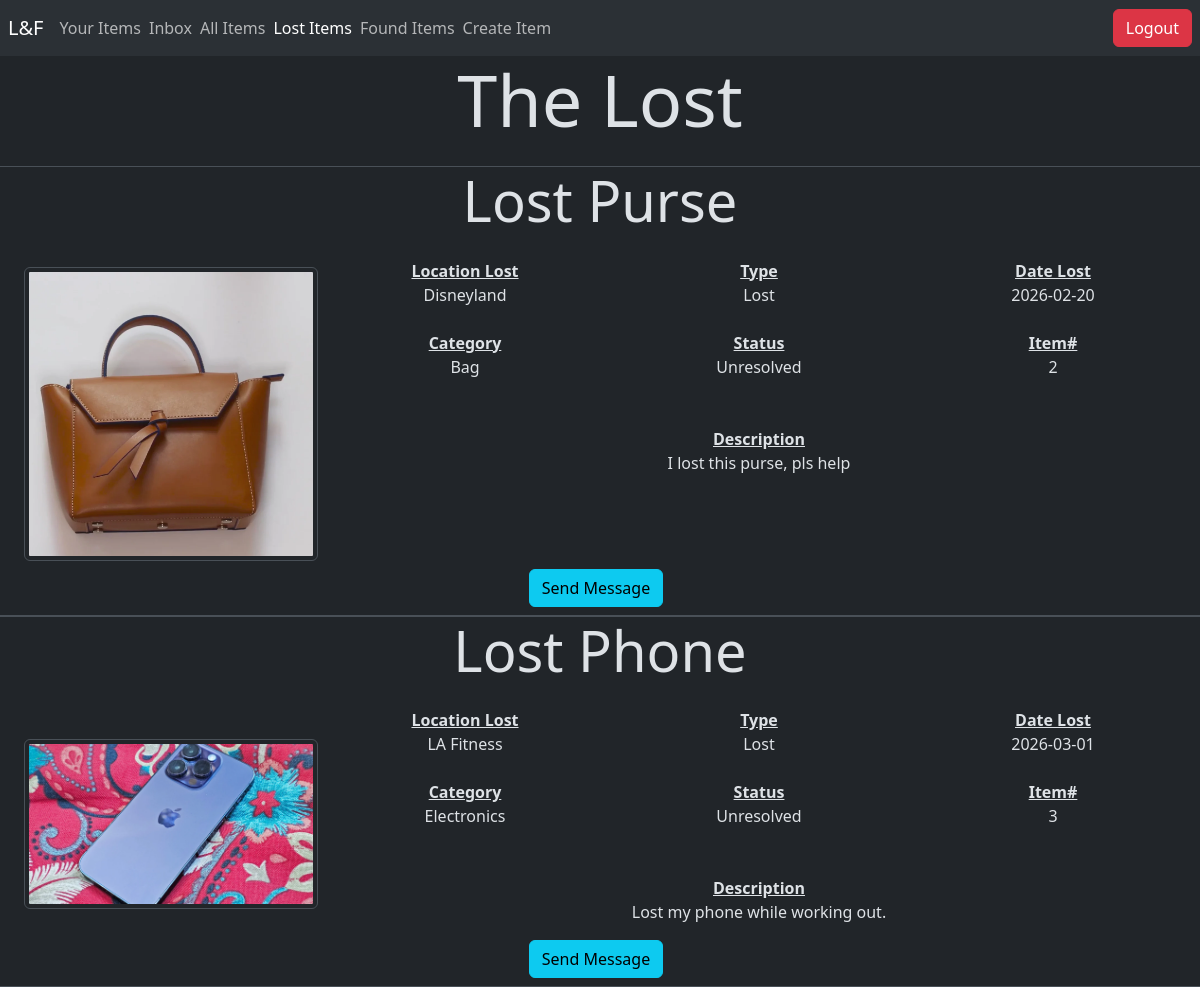
Before: /lost_items.php with the older database file.
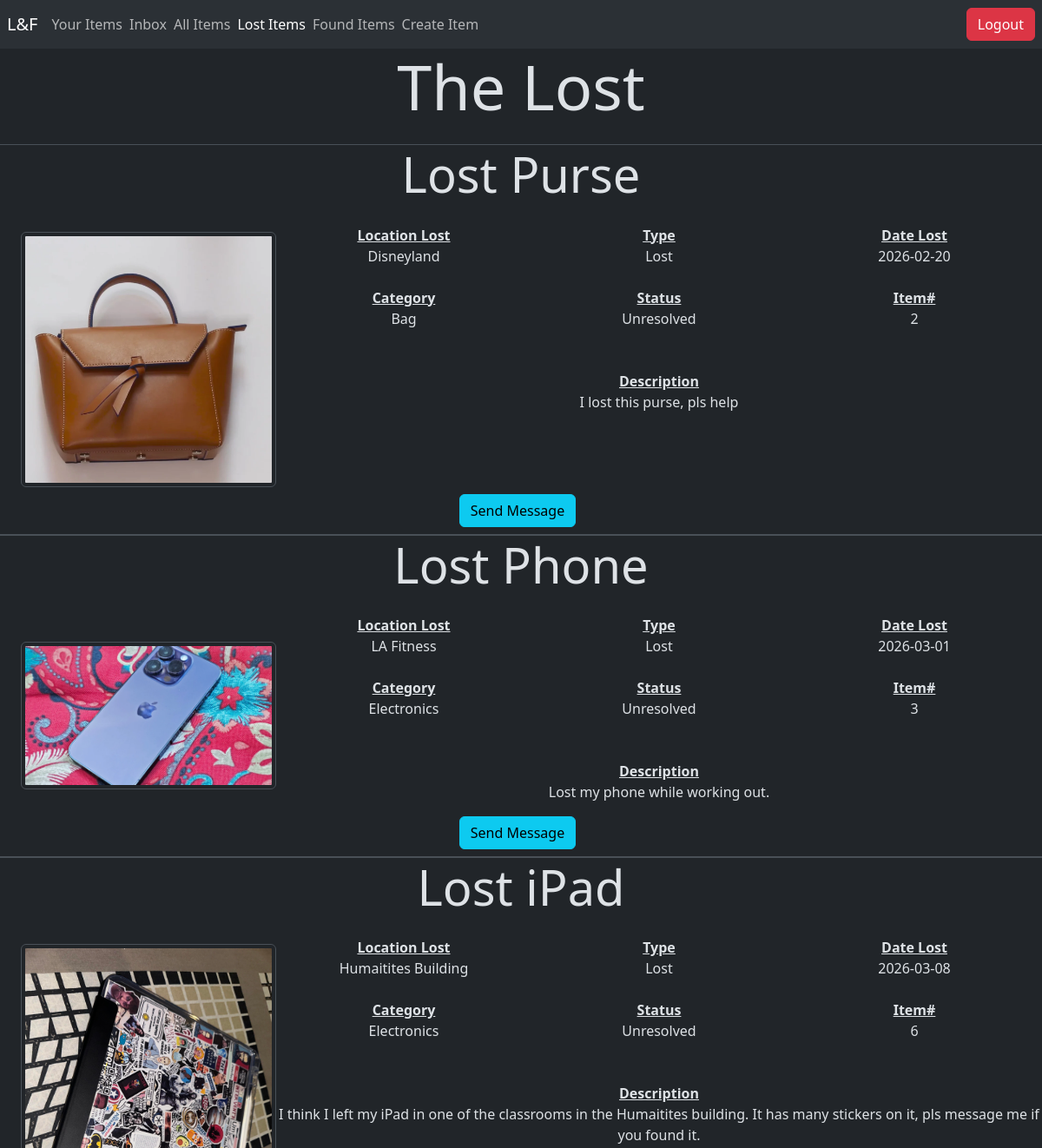
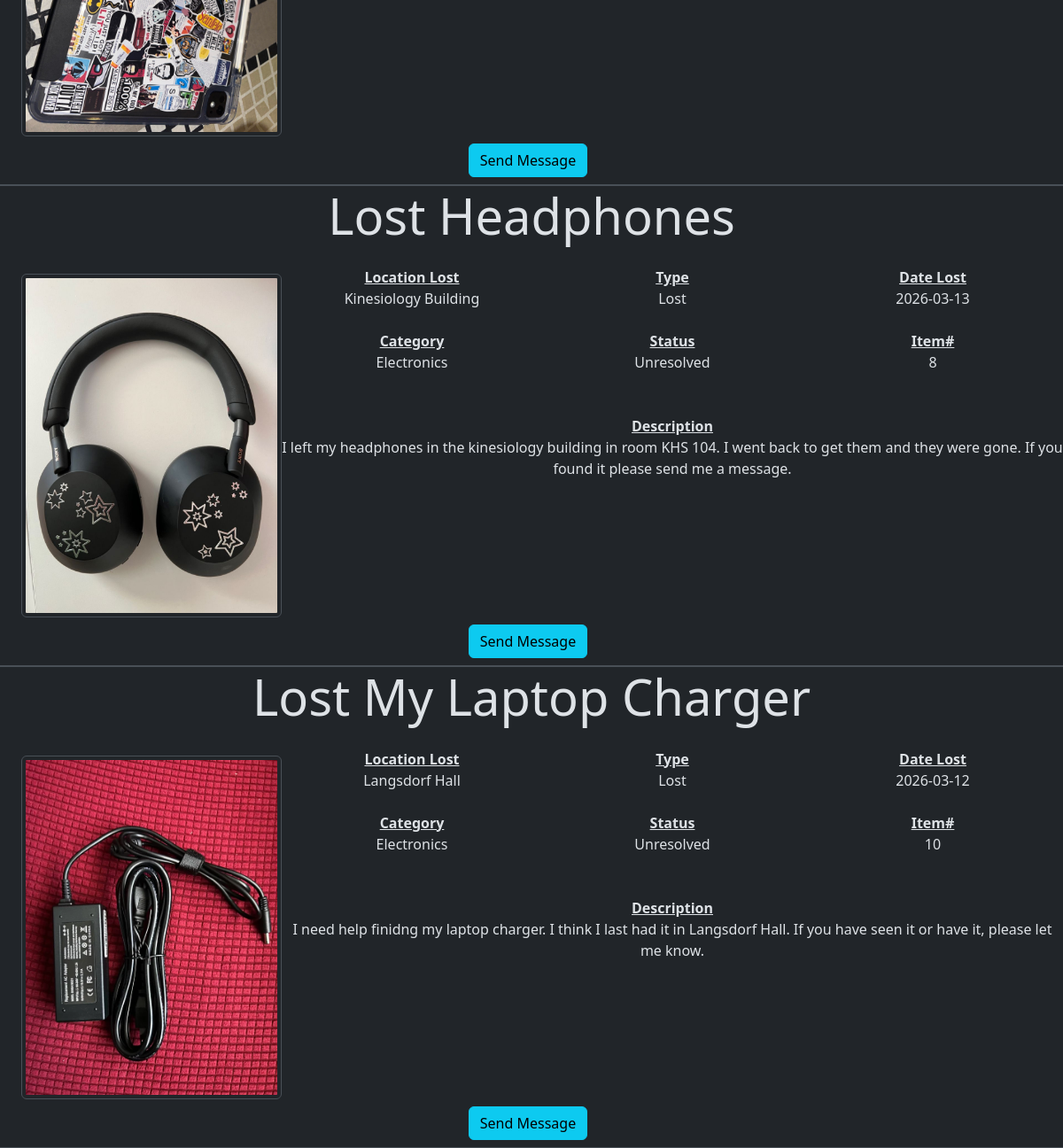
After: the same page with the newer database file (2 pictures, top to bottom).
### tables this page shows
CREATE TABLE ITEM (
    Item_id INT AUTO_INCREMENT,
    Inserted_at TIMESTAMP NOT NULL,
    Location VARCHAR(50) NOT NULL,
    Description VARCHAR(250) NOT NULL,
    Title VARCHAR(50) NOT NULL, 
    Type VARCHAR(20) NOT NULL,
    Category VARCHAR(20) NOT NULL,
    Status VARCHAR(20) NOT NULL,
    Date DATE NOT NULL,
    Img VARCHAR(225) NOT NULL,
    User_id INT NOT NULL,

    PRIMARY KEY (Item_id),
    FOREIGN KEY (User_id) REFERENCES USER (User_id)
);

### lost_items.php (the view, shortened to what this page needs)
<?php
include("connect.php");
$user_id = $_SESSION["User_id"];
$sql = "
select Item.*, User.Email
from Item
join User
on Item.User_id = User.User_id
where Item.Status='Unresolved' and Item.Type='Lost';
";
$items = $conn->query($sql);
?>
<!doctype html>
<html lang="en" class="h-100" data-bs-theme="dark">
    <head>
        <link href="https://cdn.jsdelivr.net/npm/bootstrap@5.3.8/dist/css/bootstrap.min.css" rel="stylesheet">
    </head>
    <nav class="navbar bg-body-tertiary">
            <a class="navbar-brand ms-2" href="#">L&F</a>
                <ul class="navbar-nav me-auto flex-row d-flex">
                    <li class="nav-item me-2">
                        <a class="nav-link" href="user_items.php">Your Items</a>
                    </li>
                    <li class="nav-item me-2">
                        <a class="nav-link" href="view_conversations.php">Inbox</a>
                    </li>
                    <li class="nav-item me-2">
                        <a class="nav-link" href="view_items.php">All Items</a>
                    </li>
                    <li class="nav-item me-2">
                        <a class="nav-link active" href="#">Lost Items</a>
                    </li>
                    <li class="nav-item me-2">
                        <a class="nav-link" href="found_items.php">Found Items</a>
                    </li>
                    <li class="nav-item me-2">
                        <a class="nav-link" href="item_submission.php">Create Item</a>
                    </li>
                </ul>
            <a href="logout.php">
                <button class="btn btn-danger me-2" type="button">Logout</button>
            </a>
    </nav>
    <body>
        <h1 class="display-2 text-center mb-4">The Lost</h1>
        <?php while($row = $items->fetch_assoc()) {
            ?>
            <div class="border-bottom border-top">
                <h1 class="display-4 text-center mb-4"><?php echo $row['Title']; ?></h1>
                <div class="d-flex justify-content-evenly text-center text-break">
                    <div class="w-25 d-flex align-items-center flex-column justify-content-center ms-4">
                        <img src="<?php echo $row['Img']; ?>" class="img-thumbnail mb-2 mt-2 rounded">
                    </div>
                    <div class="w-75 d-flex flex-column">
                        <div class="d-flex justify-content-evenly w-100">
                            <div class="w-100">
                                <b class="text-decoration-underline">Location Lost</b><br>
                                <p><?php echo $row['Location']; ?></p>
                            </div>
                            <div class="w-100">
                                <b class="text-decoration-underline">Type</b><br>
                                <p><?php echo $row['Type']; ?></p>
                            </div>
                            <div class="w-100">
                                <b class="text-decoration-underline">Date Lost</b><br>
                                <p><?php echo $row['Date']; ?></p>
                            </div>
                        </div>
                        <div class="d-flex justify-content-evenly w-100 mt-2 mb-2">
                            <div class="w-100">
                                <b class="text-decoration-underline">Category</b><br>
                                <p><?php echo $row['Category']; ?></p>
                            </div>
                            <div class="w-100">
                                <b class="text-decoration-underline">Status</b><br>
                                <p><?php echo $row['Status']; ?></p>
                            </div>
                            <div class="w-100">
                                <b class="text-decoration-underline">Item#</b><br>
                                <p><?php echo $row['Item_id']; ?></p>
                            </div>
                        </div>
                        <div class="w-100 mt-4">
                            <b class="text-decoration-underline">Description</b><br>
                            <p><?php echo $row['Description']; ?></p>
                        </div>
                    </div>
                </div>
                <div class="d-flex text-center">
                    <div class="w-100">
                        <?php
                        if($row['User_id']!=$user_id) {
                            echo ("<a href='create_message.php?Recipient=".$row['Email']."&Item_id=".$row['Item_id']."'><button type='button' class='btn btn-info mb-2 me-2'>Send Message</button></a>");
                        }
                        ?>
                    </div>
                </div>
            </div>
        <?php } ?>
    </body>
</html>

Changed rows visible on the page:
added item: Title "Lost iPad", Img (picture), Location "Humaitites Building", Type "Lost", Date "2026-03-08", Category "Electronics", Status "Unresolved", Item_id "6", Description "I think I left my iPad in one of the classrooms in the Humaitites building. It has many stickers on it, pls message me if you found it."
added item: Title "Lost Headphones", Img (picture), Location "Kinesiology Building", Type "Lost", Date "2026-03-13", Category "Electronics", Status "Unresolved", Item_id "8", Description "I left my headphones in the kinesiology building in room KHS 104. I went back to get them and they were gone. If you found it please send me a message."
added item: Title "Lost My Laptop Charger", Img (picture), Location "Langsdorf Hall", Type "Lost", Date "2026-03-12", Category "Electronics", Status "Unresolved", Item_id "10", Description "I need help finidng my laptop charger. I think I last had it in Langsdorf Hall. If you have seen it or have it, please let me know."
